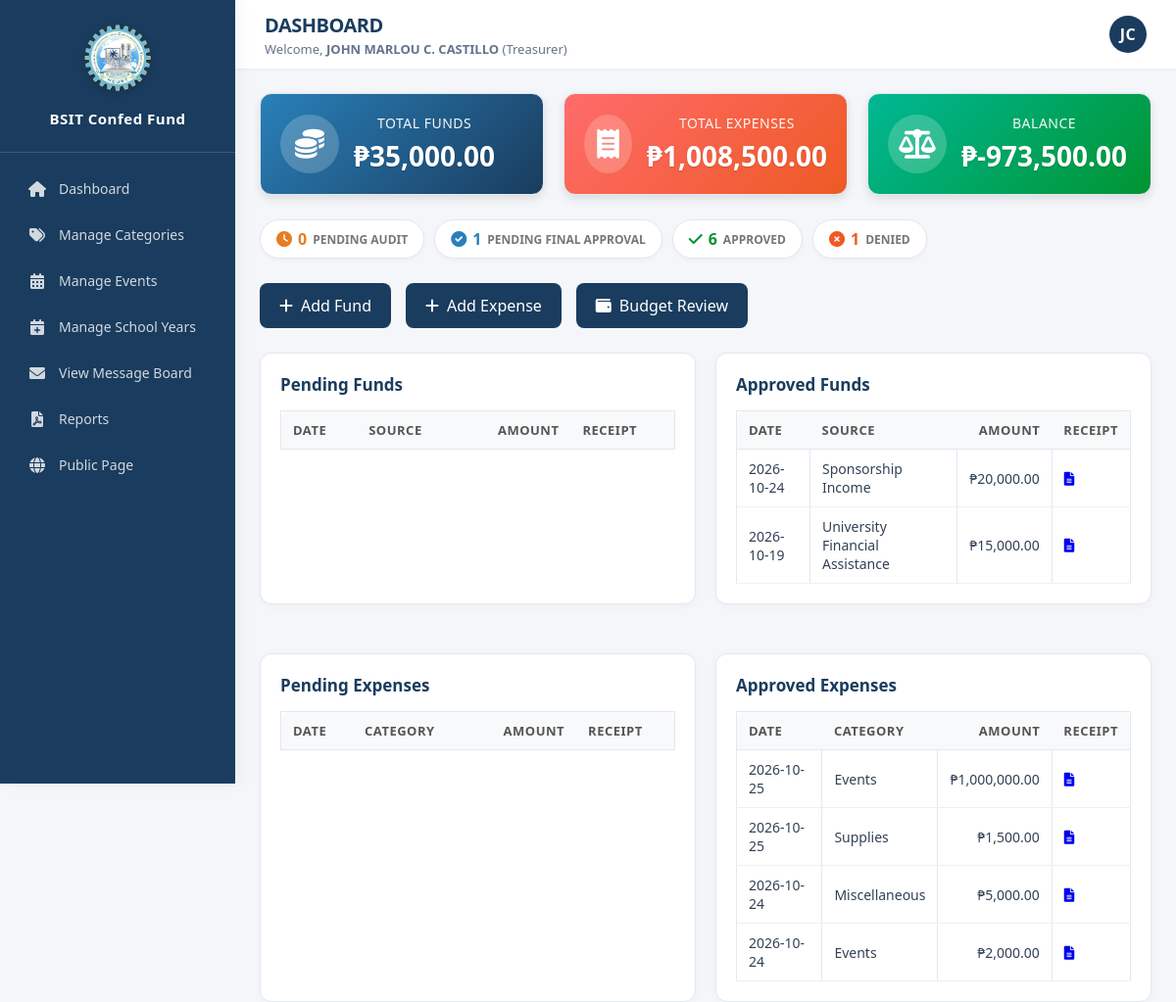
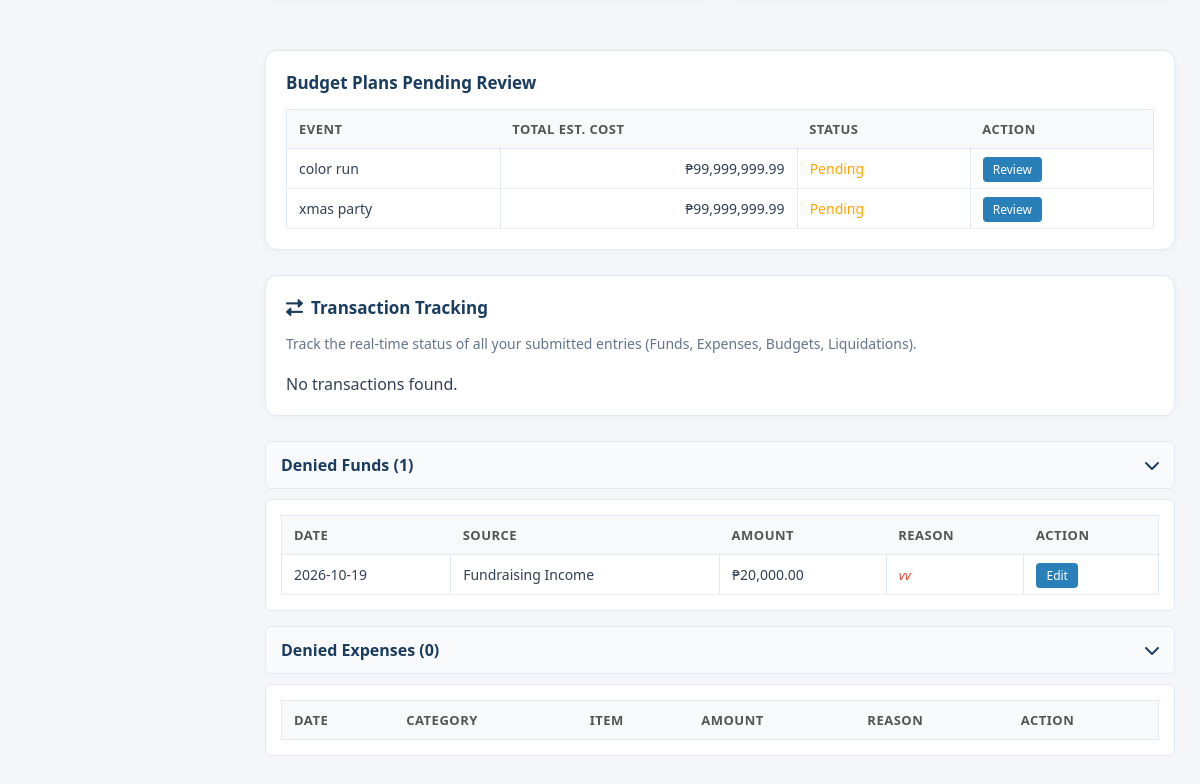
/admin/officer/dashboard_treasurer.php (signed in), run on the app's committed database (2 pictures, top to bottom).
### tables this page shows
CREATE TABLE `settings` (
  `id` int(11) NOT NULL DEFAULT 1,
  `org_name` varchar(100) NOT NULL DEFAULT 'BSIT Confederation',
  `org_short_name` varchar(50) NOT NULL DEFAULT 'BSIT Confed Fund',
  `logo_path` varchar(255) NOT NULL DEFAULT 'assets/images/logo.png.webp',
  `primary_color` varchar(7) NOT NULL DEFAULT '#1a3c5e',
  `recovery_key` varchar(100) NOT NULL DEFAULT 'BSIT-ADMIN-2026'
);

CREATE TABLE `funds` (
  `id` int(11) NOT NULL,
  `amount` decimal(10,2) NOT NULL,
  `source` varchar(255) NOT NULL,
  `description` text DEFAULT NULL,
  `receipt_path` varchar(255) DEFAULT NULL,
  `fund_date` date NOT NULL,
  `school_year` varchar(20) DEFAULT NULL,
  `event` varchar(100) DEFAULT NULL,
  `officer_id` int(11) NOT NULL,
  `status` enum('pending_audit','audited','mayor_approved','approved','denied') NOT NULL DEFAULT 'pending_audit',
  `reviewed_by` int(11) DEFAULT NULL,
  `audited_by` int(11) DEFAULT NULL,
  `mayor_approved_by` int(11) DEFAULT NULL,
  `reviewed_at` datetime DEFAULT NULL,
  `audited_at` datetime DEFAULT NULL,
  `mayor_approved_at` datetime DEFAULT NULL,
  `review_comment` text DEFAULT NULL,
  `audit_comment` text DEFAULT NULL,
  `mayor_comment` text DEFAULT NULL,
  `created_at` datetime DEFAULT current_timestamp(),
  `updated_at` datetime DEFAULT NULL ON UPDATE current_timestamp()
);

CREATE TABLE `expenses` (
  `id` int(11) NOT NULL,
  `amount` decimal(10,2) NOT NULL,
  `category_id` int(11) NOT NULL,
  `payee` varchar(255) NOT NULL,
  `description` text DEFAULT NULL,
  `expense_date` date NOT NULL,
  `school_year` varchar(20) DEFAULT NULL,
  `event` varchar(100) DEFAULT NULL,
  `event_id` int(11) DEFAULT NULL,
  `budget_id` int(11) DEFAULT NULL,
  `fund_source` varchar(100) DEFAULT NULL,
  `receipt_path` varchar(255) DEFAULT NULL,
  `officer_id` int(11) NOT NULL,
  `status` enum('pending_audit','audited','mayor_approved','approved','denied') NOT NULL DEFAULT 'pending_audit',
  `reviewed_by` int(11) DEFAULT NULL,
  `audited_by` int(11) DEFAULT NULL,
  `mayor_approved_by` int(11) DEFAULT NULL,
  `reviewed_at` datetime DEFAULT NULL,
  `audited_at` datetime DEFAULT NULL,
  `mayor_approved_at` datetime DEFAULT NULL,
  `review_comment` text DEFAULT NULL,
  `audit_comment` text DEFAULT NULL,
  `mayor_comment` text DEFAULT NULL,
  `created_at` datetime DEFAULT current_timestamp(),
  `updated_at` datetime DEFAULT NULL ON UPDATE current_timestamp()
);

CREATE TABLE `categories` (
  `id` int(11) NOT NULL,
  `name` varchar(100) NOT NULL,
  `description` text DEFAULT NULL,
  `created_at` datetime DEFAULT current_timestamp(),
  `status` enum('pending','approved','denied') NOT NULL DEFAULT 'approved',
  `created_by` int(11) DEFAULT NULL,
  `reviewed_by` int(11) DEFAULT NULL,
  `reviewed_at` datetime DEFAULT NULL,
  `review_comment` text DEFAULT NULL
);

CREATE TABLE `event_budgets` (
  `id` int(11) NOT NULL,
  `event_id` int(11) DEFAULT NULL,
  `school_year` varchar(20) DEFAULT NULL,
  `budget_name` varchar(100) NOT NULL,
  `allocated_amount` decimal(10,2) NOT NULL,
  `notes` text DEFAULT NULL,
  `attachments` varchar(255) DEFAULT NULL,
  `category_id` int(11) DEFAULT NULL,
  `status` enum('draft','pending_treasurer_review','pending_adviser_review','adviser_rejected','returned_for_revision','approved','denied') NOT NULL DEFAULT 'draft',
  `created_by` int(11) NOT NULL,
  `reviewed_by` int(11) DEFAULT NULL,
  `reviewed_at` datetime DEFAULT NULL,
  `review_comment` text DEFAULT NULL,
  `adviser_reviewed_by` int(11) DEFAULT NULL,
  `adviser_reviewed_at` datetime DEFAULT NULL,
  `adviser_comment` text DEFAULT NULL,
  `created_at` datetime DEFAULT current_timestamp(),
  `updated_at` datetime DEFAULT NULL ON UPDATE current_timestamp(),
  `mayor_created_by` int(11) DEFAULT NULL
);

CREATE TABLE `events` (
  `id` int(11) NOT NULL,
  `name` varchar(100) NOT NULL,
  `description` text DEFAULT NULL,
  `purpose` text DEFAULT NULL,
  `school_year` varchar(20) NOT NULL,
  `event_datetime` datetime DEFAULT NULL,
  `venue` varchar(255) DEFAULT NULL,
  `expected_participants` int(11) DEFAULT NULL,
  `proposed_activities` text DEFAULT NULL,
  `initial_requirements` text DEFAULT NULL,
  `created_at` datetime DEFAULT current_timestamp(),
  `status` enum('pending','approved','denied','pending_budget_planning','pending_treasurer_review','pending_adviser_review','adviser_rejected','budget_approved','returned_for_revision','funds_released','event_ongoing','event_completed','pending_liquidation','pending_audit','audited_compliant','audited_with_findings','closed') NOT NULL DEFAULT 'pending_budget_planning',
  `created_by` int(11) DEFAULT NULL,
  `reviewed_by` int(11) DEFAULT NULL,
  `reviewed_at` datetime DEFAULT NULL,
  `review_comment` text DEFAULT NULL
);

### admin/officer/dashboard_treasurer.php (the view, shortened to what the rows shown need)
<?php
require_once '../../includes/auth.php';
require_once '../../includes/functions.php';
$approvedFunds = $pdo->query("SELECT f.*, o.name AS officer_name, o.position FROM funds f JOIN officers o ON f.officer_id=o.id WHERE f.status='approved' ORDER BY f.created_at DESC")->fetchAll();
$approvedExpenses = $pdo->query("SELECT e.*, c.name AS category_name, o.name AS officer_name, o.position FROM expenses e JOIN categories c ON e.category_id=c.id JOIN officers o ON e.officer_id=o.id WHERE e.status='approved' ORDER BY e.created_at DESC")->fetchAll();
$deniedFundsList = $pdo->query(
    "SELECT f.*, o.name AS officer_name, o.position,
            COALESCE(f.review_comment, f.audit_comment, 'No reason provided') AS denial_reason
     FROM funds f
     JOIN officers o ON f.officer_id = o.id
     WHERE f.status = 'denied'
     ORDER BY f.updated_at DESC"
)->fetchAll();
$pendingBudgets = $pdo->query("SELECT eb.*, e.name AS event_name FROM event_budgets eb JOIN events e ON eb.event_id = e.id WHERE eb.status = 'pending_treasurer_review' ORDER BY eb.created_at ASC")->fetchAll();
?>
<!DOCTYPE html>
<html>
<head>
    <link rel="stylesheet" href="../../assets/css/officer.css">
    <link rel="stylesheet" href="https://cdnjs.cloudflare.com/ajax/libs/font-awesome/6.0.0-beta3/css/all.min.css">
</head>
<body>
<?php include $_SERVER['DOCUMENT_ROOT'] . '/bsit-fund-system-v2/includes/sidebar.php'; ?>
<div class="main-area">
    <?php
    include $_SERVER['DOCUMENT_ROOT'] . '/bsit-fund-system-v2/includes/topbar.php';
    ?>
    <div class="content">
        <div id="funds" class="dash-section">
            <div class="two-col">
                <div class="card">
                    <table>
                        <tr><th>Date</th><th>Source</th><th class="amount">Amount</th><th>Receipt</th></tr>
                    </table>
                </div>
                <div class="card">
                    <table>
                        <tr><th>Date</th><th>Source</th><th class="amount">Amount</th><th>Receipt</th></tr>
                        <?php foreach ($approvedFunds as $f): ?>
                        <tr>
                            <td><?= date('Y-m-d', strtotime($f['created_at'])) ?></td>
                            <td><?= htmlspecialchars($f['source']) ?></td>
                            <td class="amount">₱<?= number_format($f['amount'], 2) ?></td>
                            <td><?php if (!empty($f['receipt_path'])): foreach(explode(',', $f['receipt_path']) as $rec): ?><a href="../../<?=trim($rec)?>" target="_blank"><i class="fas fa-file-alt"></i></a><?php endforeach; else: ?>—<?php endif; ?></td>
                        </tr>
                        <?php endforeach; ?>
                    </table>
                </div>
            </div>
        </div>
        <div id="expenses" class="dash-section">
            <div class="two-col">
                <div class="card">
                    <table>
                        <tr><th>Date</th><th>Category</th><th class="amount">Amount</th><th>Receipt</th></tr>
                    </table>
                </div>
                <div class="card">
                    <table>
                        <tr><th>Date</th><th>Category</th><th class="amount">Amount</th><th>Receipt</th></tr>
                        <?php foreach ($approvedExpenses as $e): ?>
                        <tr>
                            <td><?= date('Y-m-d', strtotime($e['created_at'])) ?></td>
                            <td><?= htmlspecialchars($e['category_name']) ?></td>
                            <td class="amount">₱<?= number_format($e['amount'], 2) ?></td>
                            <td><?php if (!empty($e['receipt_path'])): foreach(explode(',', $e['receipt_path']) as $rec): ?><a href="../../<?=trim($rec)?>" target="_blank"><i class="fas fa-file-alt"></i></a><?php endforeach; else: ?>—<?php endif; ?></td>
                        </tr>
                        <?php endforeach; ?>
                    </table>
                </div>
            </div>
        </div>
        <div id="budgets" class="dash-section">
            <div class="card">
                <table>
                    <tr><th>Event</th><th>Total Est. Cost</th><th>Status</th><th>Action</th></tr>
                    <?php foreach ($pendingBudgets as $b): ?>
                    <tr>
                        <td><?= htmlspecialchars($b['event_name']) ?></td>
                        <td class="amount">₱<?= number_format($b['allocated_amount'], 2) ?></td>
                        <td><span style="color:orange;">Pending</span></td>
                        <td><a href="review_budgets.php" class="btn-sm">Review</a></td>
                    </tr>
                    <?php endforeach; ?>
                </table>
            </div>
        </div>
        <div id="denied" class="dash-section">
            <div id="deniedFunds" class="collapsible-content open">
                <table>
                    <tr><th>Date</th><th>Source</th><th>Amount</th><th>Reason</th><th>Action</th></tr>
                    <?php foreach ($deniedFundsList as $f): ?>
                    <tr>
                        <td><?= date('Y-m-d', strtotime($f['created_at'])) ?></td>
                        <td><?= htmlspecialchars($f['source']) ?></td>
                        <td>₱<?= number_format($f['amount'], 2) ?></td>
                        <td class="denial-reason"><?= htmlspecialchars($f['denial_reason']) ?></td>
                        <td><a href="edit_fund.php?id=<?= $f['id'] ?>" class="btn-sm">Edit</a></td>
                    </tr>
                    <?php endforeach; ?>
                </table>
            </div>
            <div id="deniedExpenses" class="collapsible-content open">
                <table>
                    <tr><th>Date</th><th>Category</th><th>Item</th><th>Amount</th><th>Reason</th><th>Action</th></tr>
                </table>
            </div>
        </div>
    </div>
</div>
</body>
</html>

### includes/sidebar.php (shortened to what the rows shown need)
<?php
require_once __DIR__ . '/functions.php';
$base = '/bsit-fund-system-v2';
$sysSettings = getSettings($pdo);
$sysLogo = $base . '/' . ltrim($sysSettings['logo_path'], '/');
$sysName = $sysSettings['org_short_name'] ?? 'BSIT Confed Fund';
?>
<div class="sidebar" id="appSidebar">
    <div class="logo">
        <img src="<?= $sysLogo ?>" alt="Logo">
        <span><?= htmlspecialchars($sysName) ?></span>
    </div>
</div>

### data on the page
settings: logo_path (picture), org_short_name "BSIT Confed Fund"
funds: created_at "2026-10-24", source "Sponsorship Income", amount "20,000.00"
funds: created_at "2026-10-19", source "University Financial Assistance", amount "15,000.00"
expenses: created_at "2026-10-25", category.name "Events", amount "1,000,000.00"
expenses: created_at "2026-10-25", category.name "Supplies", amount "1,500.00"
expenses: created_at "2026-10-24", category.name "Miscellaneous", amount "5,000.00"
expenses: created_at "2026-10-24", category.name "Events", amount "2,000.00"
event_budgets: event.name "color run", allocated_amount "99,999,999.99"
event_budgets: event.name "xmas party", allocated_amount "99,999,999.99"
funds: created_at "2026-10-19", source "Fundraising Income", amount "20,000.00", denial_reason "vv"

### other printed values
$pageTitle "DASHBOARD"
$_SESSION['officer_name'] "JOHN MARLOU C. CASTILLO"
$initials "JC"
$summary['total_funds'] "35,000.00"
$summary['total_expenses'] "1,008,500.00"
$summary['balance'] "-973,500.00"
$pendingAudit "0"
$auditedTotal "1"
$approvedTotal "6"
$deniedTotal "1"
count($deniedFundsList) "1"
count($deniedExpensesList) "0"
